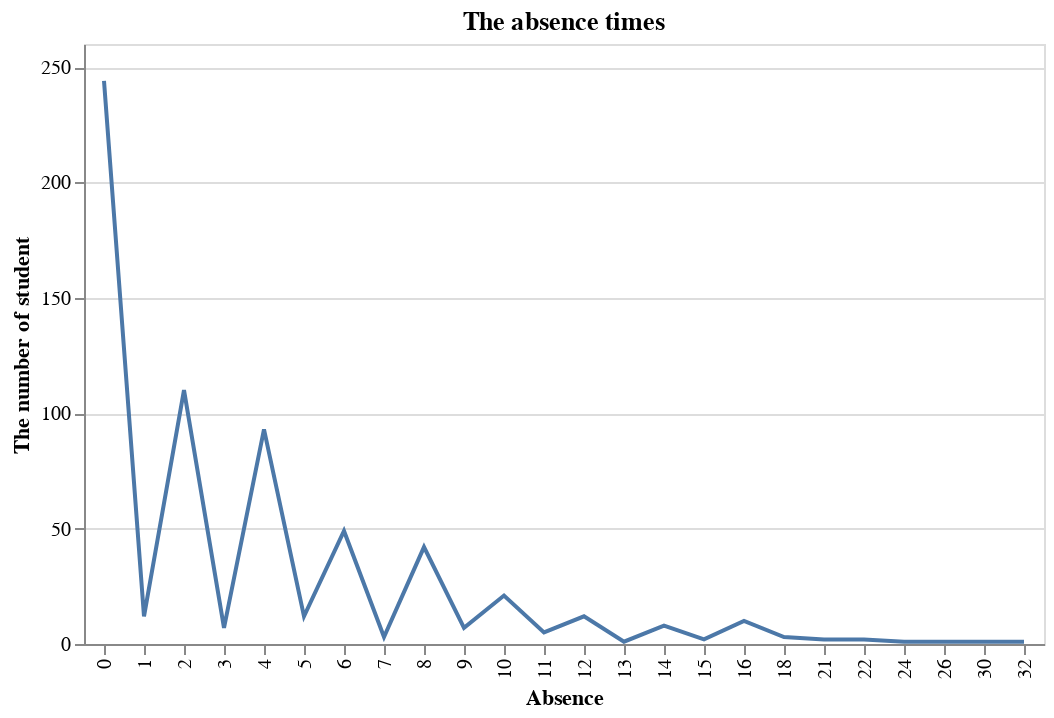

Notebook code for this chart:
### Code cell
alt.Chart(df, title="The absence times").mark_line().encode(
    alt.X('Absence:O'),
    alt.Y('The number of student:Q'),
)

### Figure 1 — Vega-Lite specification as saved in the notebook (floating-point values rounded to 4 significant figures)
{"config": {"view": {"continuousWidth": 400, "continuousHeight": 300}}, "data": {"name": "data-65798605eb3cf91cf44199f031cc6eed"}, "mark": "line", "encoding": {"x": {"type": "ordinal", "field": "Absence"}, "y": {"type": "quantitative", "field": "The number of student"}}, "title": "The absence times", "$schema": "https://vega.github.io/schema/vega-lite/v4.8.1.json", "datasets": {"data-65798605eb3cf91cf44199f031cc6eed": [{"Absence": 0, "Average grades": 12.04, "The number of student": 244}, {"Absence": 1, "Average grades": 12.42, "The number of student": 12}, {"Absence": 2, "Average grades": 12.19, "The number of student": 110}, {"Absence": 3, "Average grades": 10.43, "The number of student": 7}, {"Absence": 4, "Average grades": 12.01, "The number of student": 93}, {"Absence": 5, "Average grades": 11.75, "The number of student": 12}, {"Absence": 6, "Average grades": 12.12, "The number of student": 49}, {"Absence": 7, "Average grades": 13.0, "The number of student": 3}, {"Absence": 8, "Average grades": 11.62, "The number of student": 42}, {"Absence": 9, "Average grades": 9.714, "The number of student": 7}, {"Absence": 10, "Average grades": 12.24, "The number of student": 21}, {"Absence": 11, "Average grades": 11.2, "The number of student": 5}, {"Absence": 12, "Average grades": 10.08, "The number of student": 12}, {"Absence": 13, "Average grades": 14.0, "The number of student": 1}, {"Absence": 14, "Average grades": 10.38, "The number of student": 8}, {"Absence": 15, "Average grades": 11.0, "The number of student": 2}, {"Absence": 16, "Average grades": 10.3, "The number of student": 10}, {"Absence": 18, "Average grades": 12.33, "The number of student": 3}, {"Absence": 21, "Average grades": 11.5, "The number of student": 2}, {"Absence": 22, "Average grades": 8.0, "The number of student": 2}, {"Absence": 24, "Average grades": 9.0, "The number of student": 1}, {"Absence": 26, "Average grades": 8.0, "The number of student": 1}, {"Absence": 30, "Average grades": 16.0, "The number of student": 1}, {"Absence": 32, "Average grades": 14.0, "The number of student": 1}]}}
